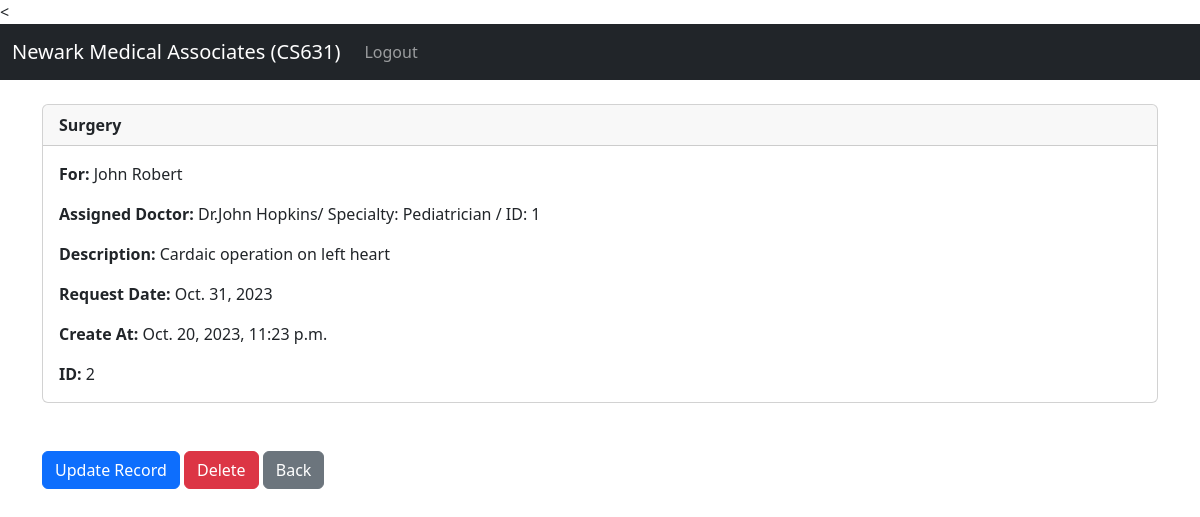
The page /patient_management/request2 (signed in) on the database its author committed.
### website/models.py (models this page shows, shortened)
class Request(models.Model):
    created_at = models.DateTimeField(auto_now_add=True)
    patient = models.ForeignKey(Patient, on_delete=models.CASCADE)
    doctor = models.ForeignKey(Doctor, on_delete=models.SET_NULL, null=True, blank=True)
    description = models.CharField(max_length=1000)
    treatment_type = models.CharField(max_length=20, choices=[("General", "General"),
                                                              ("Surgery", "Surgery")], default='General')
    request_date = models.DateField()

class Patient(models.Model):
	created_at = models.DateTimeField(auto_now_add=True)
	first_name = models.CharField(max_length=50)
	last_name =  models.CharField(max_length=50)
	DOB = models.DateField()
	SSN = models.IntegerField(primary_key= True, validators=[MaxValueValidator(999999999)],unique=True)
	email =  models.CharField(max_length=100)
	phone = models.CharField(max_length=15)
	address =  models.CharField(max_length=100)
	city =  models.CharField(max_length=50)
	state =  models.CharField(max_length=2)
	zipcode =  models.CharField(max_length=20)
	def __str__(self):
		return(f"{self.first_name} {self.last_name}")

class Doctor(models.Model):
	created_at = models.DateTimeField(auto_now_add=True)
	first_name = models.CharField(max_length=50)
	last_name =  models.CharField(max_length=50)
	DOB = models.DateField()
	specialty = models.CharField(max_length=100, choices=realSpecialty)
	def __str__(self):
		return(f"Dr.{self.first_name} {self.last_name}/ Specialty: {self.specialty} / ID: {self.id} ")

### website/views.py (the view)
# urls.py: path('patient_management/request<int:pk>', views.request_record, name='request'),
def request_record(request, pk):
	if request.user.is_authenticated:
		request_record = Request.objects.get(id=pk)
		return render(request, 'patient_managements/request.html', {'request_record':request_record})
	else:
		messages.success(request, "This action requres user to be logged in.")
		return redirect('home')

### website/templates/patient_managements/request.html (shortened to what this page needs)
{% extends 'base.html' %}
{% block content %}
<div class="card">
    <div class="card-header"><strong>
          {{ request_record.treatment_type }}</strong>
    </div>
    <div class="card-body">
  <p class="card-text">
  <strong>For: </strong>{{ request_record.patient }}</p>
  <strong>Assigned Doctor: </strong>{{ request_record.doctor }}</p>
  <strong>Description: </strong>{{ request_record.description }}</p>
  <strong>Request Date: </strong>{{ request_record.request_date }}</p>
  <p class="card-text">
  <strong>Create At: </strong>{{ request_record.created_at }}</p>
  <p class="card-text">
  <strong>ID: </strong>{{ request_record.id }}</p>
    </div>
  </div>
  <br/><br/>
  <a href="{% url 'update_request' request_record.id %}" class="btn btn-primary">Update Record</a>
  <a href="{% url 'delete_request' request_record.id %}" class="btn btn-danger">Delete</a>
  <a href="{% url 'request_table' %}" class="btn btn-secondary">Back</a>
  {% endblock %}

### rows shown on the page
Request: treatment_type "Surgery", patient "John Robert", doctor "Dr.John Hopkins/ Specialty: Pediatrician / ID: 1", description "Cardaic operation on left heart", request_date "Oct. 31, 2023", created_at "Oct. 20, 2023, 11:23 p.m.", id "2"
